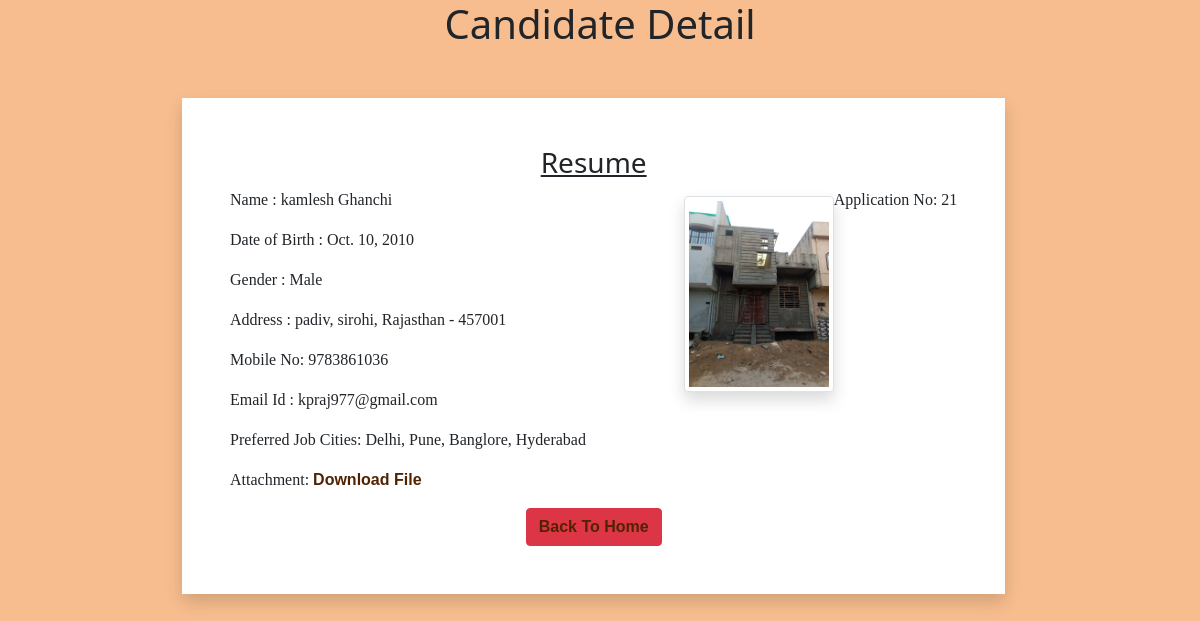
Screenshot of /21 with the database file from the repository.
### myapp/models.py (models this page shows)
class Resume(models.Model):
    name = models.CharField(max_length=100)
    dob = models.DateField(auto_now=False, auto_now_add=False)
    gender = models.CharField(max_length=50)
    locality = models.CharField(max_length=100)
    city = models.CharField(max_length=100)
    pin = models.PositiveIntegerField()
    state = models.CharField(choices=STATE_CHOICES ,max_length=50)
    mobile = models.PositiveIntegerField()
    email = models.EmailField()
    job_city = models.CharField(max_length=50)
    profile_image = models.ImageField(upload_to='profileimg', blank=True)
    myfile = models.FileField(upload_to='doc', blank=True)

### myapp/views.py (the view)
# urls.py: path('<int:pk>', views.CandidateView.as_view(), name='candidate'),
class CandidateView(View):
    def get(self, request, pk):
        candidate = Resume.objects.get(pk=pk)
        return render(request, 'myapp/candidate.html', {'candidate':candidate})

### myapp/templatetags/myfilter.py (called while the page is built)
@register.filter(name='remove_spacial')
def remove_chars(value, arg):
    print("Arg",arg)
    print("value",value)
    for character in arg:
        print(character)
        value = value.replace(character, "")
    return value

### myapp/templates/myapp/candidate.html (shortened to what this page needs)
<!DOCTYPE html>
{% load myfilter %}
{% load static %}
<html lang="en">
<head>
    <link href="https://cdn.jsdelivr.net/npm/bootstrap@5.0.0-beta2/dist/css/bootstrap.min.css" rel="stylesheet">
    <link rel="stylesheet" href="{% static 'myapp/css/style.css' %}">
</head>
<body>
    <div class="container">
        <h1 class="text-center">Candidate Detail</h1>
        <div class="row">
            <div class="cd col-sm-10 shadow p-5 bg-red">
                <h3 class="text-center"><u>Resume</u></h3>
                <p class="float-end">Application No: {{ candidate.id }}</p>
                <img src="{{candidate.profile_image.url}}" alt=""
                class="img-fluid img-thumbnail mt-2 float-end shadow offset-sm-1" width="150" height="150">
                <p>Name : {{ candidate.name }}</p>
                <p>Date of Birth : {{ candidate.dob }}</p>
                <p>Gender : {{ candidate.gender }}</p>
                <p>Address : {{ candidate.locality }}, {{ candidate.city }}, {{ candidate.state }} - {{ candidate.pin }} </p>
                <p>Mobile No: {{ candidate.mobile }}</p>
                <p>Email Id : {{ candidate.email }}</p>
                <p>Preferred Job Cities: {{ candidate.job_city | remove_spacial:"[]'" }}</p>
                <p>Attachment: <a href="{{ candidate.myfile.url }}">Download File</a></p>
                <div class="text-center">
                    <a href="/" class="btn btn-danger">Back To Home</a>
                </div>
            </div>
        </div>
    </div>
</body>
</html>

### myapp/static/myapp/css/style.css (style rules this page uses)
body { background-color: rgb(247, 189, 142); }
.forms form, .row .cd { background-color: white; }
.container h1 { background-color: none; }
.row div a { text-decoration: none; color: rgb(82, 35, 2); font-family: 'Trebuchet MS', 'Lucida Sans Unicode', 'Lucida Grande', 'Lucida Sans', Arial, sans-serif; font-weight: 700; }
.row { margin-left: 140px; margin-top: 50px; }
.row p { font-family: Georgia, 'Times New Roman', Times, serif; font-weight: 400; }

### rows the page displays
Resume: id "21", profile_image (picture), name "kamlesh Ghanchi", dob "Oct. 10, 2010", gender "Male", locality "padiv", city "sirohi", state "Rajasthan", pin "457001", mobile "9783861036", email "kpraj977@gmail.com", job_city|remove_spacial "Delhi, Pune, Banglore, Hyderabad"
